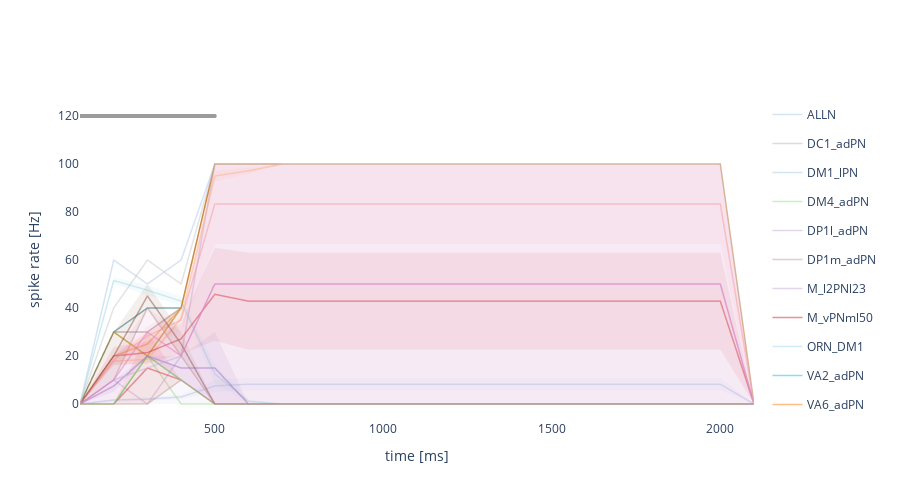

Notebook cell for this chart:
### Markdown cell above
That looks better: sparser activity and it ceases shortly after we stop driving 
the sensory neurons.

### Code cell
# Generate some salient labels (where applicable)
labels = ann_al.set_index("root_id").cell_class.to_dict()
labels.update(
    ann_al[ann_al.hemibrain_type.notnull()]
    .set_index("root_id")
    .hemibrain_type.to_dict()
)

net.set_labels(labels)

_ = net.plot_traces(group=True)

### Figure 1 — Plotly figure (JSON) as saved in the notebook; plotly's stock layout.template omitted (floating-point values rounded to 4 significant figures)
{"data": [{"hoverinfo": "text", "hovertext": "ALLN", "legendgroup": "ALLN", "line": {"color": "rgba(174.0,199.0,232.0,0.5)", "width": 1.5}, "mode": "lines", "name": "ALLN", "type": "scattergl", "x": [100, 200, 300, 400, 500, 600, 700, 800, 900, 1000, 1100, 1200, 1300, 1400, 1500, 1600, 1700, 1800, 1900, 2000, 2100], "y": [0, 1.651, 2.018, 2.936, 7.523, 8.257, 8.257, 8.257, 8.257, 8.257, 8.257, 8.257, 8.257, 8.257, 8.257, 8.257, 8.257, 8.257, 8.257, 8.257, 0]}, {"fill": "toself", "fillcolor": "rgba(174.0,199.0,232.0,0.1)", "hoverinfo": "skip", "legendgroup": "ALLN", "line": {"color": "rgba(255,255,255,0)", "width": 1.5}, "name": "ALLN", "showlegend": false, "type": "scattergl", "x": [100, 200, 300, 400, 500, 600, 700, 800, 900, 1000, 1100, 1200, 1300, 1400, 1500, 1600, 1700, 1800, 1900, 2000, 2100, 2100, 2000, 1900, 1800, 1700, 1600, 1500, 1400, 1300, 1200, 1100, 1000, 900, 800, 700, 600, 500, 400, 300, 200, 100], "y": [0, 2.297, 2.693, 3.878, 10.03, 10.91, 10.91, 10.91, 10.91, 10.91, 10.91, 10.91, 10.91, 10.91, 10.91, 10.91, 10.91, 10.91, 10.91, 10.91, 0, 0, 5.608, 5.608, 5.608, 5.608, 5.608, 5.608, 5.608, 5.608, 5.608, 5.608, 5.608, 5.608, 5.608, 5.608, 5.608, 5.012, 1.993, 1.344, 1.006, 0]}, {"hoverinfo": "text", "hovertext": "DC1_adPN", "legendgroup": "DC1_adPN", "line": {"color": "rgba(197.0,176.0,213.0,0.5)", "width": 1.5}, "mode": "lines", "name": "DC1_adPN", "type": "scattergl", "x": [100, 200, 300, 400, 500, 600, 700, 800, 900, 1000, 1100, 1200, 1300, 1400, 1500, 1600, 1700, 1800, 1900, 2000, 2100], "y": [0, 30, 20, 40, 100, 100, 100, 100, 100, 100, 100, 100, 100, 100, 100, 100, 100, 100, 100, 100, 0]}, {"fill": "toself", "fillcolor": "rgba(197.0,176.0,213.0,0.1)", "hoverinfo": "skip", "legendgroup": "DC1_adPN", "line": {"color": "rgba(255,255,255,0)", "width": 1.5}, "name": "DC1_adPN", "showlegend": false, "type": "scattergl", "x": [100, 200, 300, 400, 500, 600, 700, 800, 900, 1000, 1100, 1200, 1300, 1400, 1500, 1600, 1700, 1800, 1900, 2000, 2100, 2100, 2000, 1900, 1800, 1700, 1600, 1500, 1400, 1300, 1200, 1100, 1000, 900, 800, 700, 600, 500, 400, 300, 200, 100], "y": [null, null, null, null, null, null, null, null, null, null, null, null, null, null, null, null, null, null, null, null, null, null, null, null, null, null, null, null, null, null, null, null, null, null, null, null, null, null, null, null, null, null]}, {"hoverinfo": "text", "hovertext": "DM1_lPN", "legendgroup": "DM1_lPN", "line": {"color": "rgba(174.0,199.0,232.0,0.5)", "width": 1.5}, "mode": "lines", "name": "DM1_lPN", "type": "scattergl", "x": [100, 200, 300, 400, 500, 600, 700, 800, 900, 1000, 1100, 1200, 1300, 1400, 1500, 1600, 1700, 1800, 1900, 2000, 2100], "y": [0, 60, 50, 60, 100, 100, 100, 100, 100, 100, 100, 100, 100, 100, 100, 100, 100, 100, 100, 100, 0]}, {"fill": "toself", "fillcolor": "rgba(174.0,199.0,232.0,0.1)", "hoverinfo": "skip", "legendgroup": "DM1_lPN", "line": {"color": "rgba(255,255,255,0)", "width": 1.5}, "name": "DM1_lPN", "showlegend": false, "type": "scattergl", "x": [100, 200, 300, 400, 500, 600, 700, 800, 900, 1000, 1100, 1200, 1300, 1400, 1500, 1600, 1700, 1800, 1900, 2000, 2100, 2100, 2000, 1900, 1800, 1700, 1600, 1500, 1400, 1300, 1200, 1100, 1000, 900, 800, 700, 600, 500, 400, 300, 200, 100], "y": [null, null, null, null, null, null, null, null, null, null, null, null, null, null, null, null, null, null, null, null, null, null, null, null, null, null, null, null, null, null, null, null, null, null, null, null, null, null, null, null, null, null]}, {"hoverinfo": "text", "hovertext": "DM4_adPN", "legendgroup": "DM4_adPN", "line": {"color": "rgba(152.0,223.0,138.0,0.5)", "width": 1.5}, "mode": "lines", "name": "DM4_adPN", "type": "scattergl", "x": [100, 200, 300, 400, 500, 600, 700, 800, 900, 1000, 1100, 1200, 1300, 1400, 1500, 1600, 1700, 1800, 1900, 2000, 2100], "y": [0, 0, 20, 0, 0, 0, 0, 0, 0, 0, 0, 0, 0, 0, 0, 0, 0, 0, 0, 0, 0]}, {"fill": "toself", "fillcolor": "rgba(152.0,223.0,138.0,0.1)", "hoverinfo": "skip", "legendgroup": "DM4_adPN", "line": {"color": "rgba(255,255,255,0)", "width": 1.5}, "name": "DM4_adPN", "showlegend": false, "type": "scattergl", "x": [100, 200, 300, 400, 500, 600, 700, 800, 900, 1000, 1100, 1200, 1300, 1400, 1500, 1600, 1700, 1800, 1900, 2000, 2100, 2100, 2000, 1900, 1800, 1700, 1600, 1500, 1400, 1300, 1200, 1100, 1000, 900, 800, 700, 600, 500, 400, 300, 200, 100], "y": [null, null, null, null, null, null, null, null, null, null, null, null, null, null, null, null, null, null, null, null, null, null, null, null, null, null, null, null, null, null, null, null, null, null, null, null, null, null, null, null, null, null]}, {"hoverinfo": "text", "hovertext": "DP1l_adPN", "legendgroup": "DP1l_adPN", "line": {"color": "rgba(197.0,176.0,213.0,0.5)", "width": 1.5}, "mode": "lines", "name": "DP1l_adPN", "type": "scattergl", "x": [100, 200, 300, 400, 500, 600, 700, 800, 900, 1000, 1100, 1200, 1300, 1400, 1500, 1600, 1700, 1800, 1900, 2000, 2100], "y": [0, 30, 20, 40, 100, 100, 100, 100, 100, 100, 100, 100, 100, 100, 100, 100, 100, 100, 100, 100, 0]}, {"fill": "toself", "fillcolor": "rgba(197.0,176.0,213.0,0.1)", "hoverinfo": "skip", "legendgroup": "DP1l_adPN", "line": {"color": "rgba(255,255,255,0)", "width": 1.5}, "name": "DP1l_adPN", "showlegend": false, "type": "scattergl", "x": [100, 200, 300, 400, 500, 600, 700, 800, 900, 1000, 1100, 1200, 1300, 1400, 1500, 1600, 1700, 1800, 1900, 2000, 2100, 2100, 2000, 1900, 1800, 1700, 1600, 1500, 1400, 1300, 1200, 1100, 1000, 900, 800, 700, 600, 500, 400, 300, 200, 100], "y": [null, null, null, null, null, null, null, null, null, null, null, null, null, null, null, null, null, null, null, null, null, null, null, null, null, null, null, null, null, null, null, null, null, null, null, null, null, null, null, null, null, null]}, {"hoverinfo": "text", "hovertext": "DP1m_adPN", "legendgroup": "DP1m_adPN", "line": {"color": "rgba(196.0,156.0,148.0,0.5)", "width": 1.5}, "mode": "lines", "name": "DP1m_adPN", "type": "scattergl", "x": [100, 200, 300, 400, 500, 600, 700, 800, 900, 1000, 1100, 1200, 1300, 1400, 1500, 1600, 1700, 1800, 1900, 2000, 2100], "y": [0, 10, 40, 20, 0, 0, 0, 0, 0, 0, 0, 0, 0, 0, 0, 0, 0, 0, 0, 0, 0]}, {"fill": "toself", "fillcolor": "rgba(196.0,156.0,148.0,0.1)", "hoverinfo": "skip", "legendgroup": "DP1m_adPN", "line": {"color": "rgba(255,255,255,0)", "width": 1.5}, "name": "DP1m_adPN", "showlegend": false, "type": "scattergl", "x": [100, 200, 300, 400, 500, 600, 700, 800, 900, 1000, 1100, 1200, 1300, 1400, 1500, 1600, 1700, 1800, 1900, 2000, 2100, 2100, 2000, 1900, 1800, 1700, 1600, 1500, 1400, 1300, 1200, 1100, 1000, 900, 800, 700, 600, 500, 400, 300, 200, 100], "y": [null, null, null, null, null, null, null, null, null, null, null, null, null, null, null, null, null, null, null, null, null, null, null, null, null, null, null, null, null, null, null, null, null, null, null, null, null, null, null, null, null, null]}, {"hoverinfo": "text", "hovertext": "M_l2PNl23", "legendgroup": "M_l2PNl23", "line": {"color": "rgba(197.0,176.0,213.0,0.5)", "width": 1.5}, "mode": "lines", "name": "M_l2PNl23", "type": "scattergl", "x": [100, 200, 300, 400, 500, 600, 700, 800, 900, 1000, 1100, 1200, 1300, 1400, 1500, 1600, 1700, 1800, 1900, 2000, 2100], "y": [0, 10, 0, 20, 100, 100, 100, 100, 100, 100, 100, 100, 100, 100, 100, 100, 100, 100, 100, 100, 0]}, {"fill": "toself", "fillcolor": "rgba(197.0,176.0,213.0,0.1)", "hoverinfo": "skip", "legendgroup": "M_l2PNl23", "line": {"color": "rgba(255,255,255,0)", "width": 1.5}, "name": "M_l2PNl23", "showlegend": false, "type": "scattergl", "x": [100, 200, 300, 400, 500, 600, 700, 800, 900, 1000, 1100, 1200, 1300, 1400, 1500, 1600, 1700, 1800, 1900, 2000, 2100, 2100, 2000, 1900, 1800, 1700, 1600, 1500, 1400, 1300, 1200, 1100, 1000, 900, 800, 700, 600, 500, 400, 300, 200, 100], "y": [null, null, null, null, null, null, null, null, null, null, null, null, null, null, null, null, null, null, null, null, null, null, null, null, null, null, null, null, null, null, null, null, null, null, null, null, null, null, null, null, null, null]}, {"hoverinfo": "text", "hovertext": "M_vPNml50", "legendgroup": "M_vPNml50", "line": {"color": "rgba(214.0,39.0,40.0,0.5)", "width": 1.5}, "mode": "lines", "name": "M_vPNml50", "type": "scattergl", "x": [100, 200, 300, 400, 500, 600, 700, 800, 900, 1000, 1100, 1200, 1300, 1400, 1500, 1600, 1700, 1800, 1900, 2000, 2100], "y": [0, 0, 15, 10, 0, 0, 0, 0, 0, 0, 0, 0, 0, 0, 0, 0, 0, 0, 0, 0, 0]}, {"fill": "toself", "fillcolor": "rgba(214.0,39.0,40.0,0.1)", "hoverinfo": "skip", "legendgroup": "M_vPNml50", "line": {"color": "rgba(255,255,255,0)", "width": 1.5}, "name": "M_vPNml50", "showlegend": false, "type": "scattergl", "x": [100, 200, 300, 400, 500, 600, 700, 800, 900, 1000, 1100, 1200, 1300, 1400, 1500, 1600, 1700, 1800, 1900, 2000, 2100, 2100, 2000, 1900, 1800, 1700, 1600, 1500, 1400, 1300, 1200, 1100, 1000, 900, 800, 700, 600, 500, 400, 300, 200, 100], "y": [0, 0, 30, 10, 0, 0, 0, 0, 0, 0, 0, 0, 0, 0, 0, 0, 0, 0, 0, 0, 0, 0, 0, 0, 0, 0, 0, 0, 0, 0, 0, 0, 0, 0, 0, 0, 0, 0, 10, 0, 0, 0]}, {"hoverinfo": "text", "hovertext": "ORN_DM1", "legendgroup": "ORN_DM1", "line": {"color": "rgba(158.0,218.0,229.0,0.5)", "width": 1.5}, "mode": "lines", "name": "ORN_DM1", "type": "scattergl", "x": [100, 200, 300, 400, 500, 600, 700, 800, 900, 1000, 1100, 1200, 1300, 1400, 1500, 1600, 1700, 1800, 1900, 2000, 2100], "y": [0, 51.43, 47.43, 42.86, 12.57, 1.143, 0, 0, 0, 0, 0, 0, 0, 0, 0, 0, 0, 0, 0, 0, 0]}, {"fill": "toself", "fillcolor": "rgba(158.0,218.0,229.0,0.1)", "hoverinfo": "skip", "legendgroup": "ORN_DM1", "line": {"color": "rgba(255,255,255,0)", "width": 1.5}, "name": "ORN_DM1", "showlegend": false, "type": "scattergl", "x": [100, 200, 300, 400, 500, 600, 700, 800, 900, 1000, 1100, 1200, 1300, 1400, 1500, 1600, 1700, 1800, 1900, 2000, 2100, 2100, 2000, 1900, 1800, 1700, 1600, 1500, 1400, 1300, 1200, 1100, 1000, 900, 800, 700, 600, 500, 400, 300, 200, 100], "y": [0, 52.86, 49.49, 44.76, 16.55, 1.825, 0, 0, 0, 0, 0, 0, 0, 0, 0, 0, 0, 0, 0, 0, 0, 0, 0, 0, 0, 0, 0, 0, 0, 0, 0, 0, 0, 0, 0, 0, 0.4604, 8.589, 40.95, 45.36, 50, 0]}, {"hoverinfo": "text", "hovertext": "VA2_adPN", "legendgroup": "VA2_adPN", "line": {"color": "rgba(23.0,190.0,207.0,0.5)", "width": 1.5}, "mode": "lines", "name": "VA2_adPN", "type": "scattergl", "x": [100, 200, 300, 400, 500, 600, 700, 800, 900, 1000, 1100, 1200, 1300, 1400, 1500, 1600, 1700, 1800, 1900, 2000, 2100], "y": [0, 30, 40, 40, 100, 100, 100, 100, 100, 100, 100, 100, 100, 100, 100, 100, 100, 100, 100, 100, 0]}, {"fill": "toself", "fillcolor": "rgba(23.0,190.0,207.0,0.1)", "hoverinfo": "skip", "legendgroup": "VA2_adPN", "line": {"color": "rgba(255,255,255,0)", "width": 1.5}, "name": "VA2_adPN", "showlegend": false, "type": "scattergl", "x": [100, 200, 300, 400, 500, 600, 700, 800, 900, 1000, 1100, 1200, 1300, 1400, 1500, 1600, 1700, 1800, 1900, 2000, 2100, 2100, 2000, 1900, 1800, 1700, 1600, 1500, 1400, 1300, 1200, 1100, 1000, 900, 800, 700, 600, 500, 400, 300, 200, 100], "y": [null, null, null, null, null, null, null, null, null, null, null, null, null, null, null, null, null, null, null, null, null, null, null, null, null, null, null, null, null, null, null, null, null, null, null, null, null, null, null, null, null, null]}, {"hoverinfo": "text", "hovertext": "VA6_adPN", "legendgroup": "VA6_adPN", "line": {"color": "rgba(255.0,127.0,14.0,0.5)", "width": 1.5}, "mode": "lines", "name": "VA6_adPN", "type": "scattergl", "x": [100, 200, 300, 400, 500, 600, 700, 800, 900, 1000, 1100, 1200, 1300, 1400, 1500, 1600, 1700, 1800, 1900, 2000, 2100], "y": [0, 30, 20, 40, 100, 100, 100, 100, 100, 100, 100, 100, 100, 100, 100, 100, 100, 100, 100, 100, 0]}, {"fill": "toself", "fillcolor": "rgba(255.0,127.0,14.0,0.1)", "hoverinfo": "skip", "legendgroup": "VA6_adPN", "line": {"color": "rgba(255,255,255,0)", "width": 1.5}, "name": "VA6_adPN", "showlegend": false, "type": "scattergl", "x": [100, 200, 300, 400, 500, 600, 700, 800, 900, 1000, 1100, 1200, 1300, 1400, 1500, 1600, 1700, 1800, 1900, 2000, 2100, 2100, 2000, 1900, 1800, 1700, 1600, 1500, 1400, 1300, 1200, 1100, 1000, 900, 800, 700, 600, 500, 400, 300, 200, 100], "y": [null, null, null, null, null, null, null, null, null, null, null, null, null, null, null, null, null, null, null, null, null, null, null, null, null, null, null, null, null, null, null, null, null, null, null, null, null, null, null, null, null, null]}, {"hoverinfo": "text", "hovertext": "VL2a_adPN", "legendgroup": "VL2a_adPN", "line": {"color": "rgba(127.0,127.0,127.0,0.5)", "width": 1.5}, "mode": "lines", "name": "VL2a_adPN", "type": "scattergl", "x": [100, 200, 300, 400, 500, 600, 700, 800, 900, 1000, 1100, 1200, 1300, 1400, 1500, 1600, 1700, 1800, 1900, 2000, 2100], "y": [0, 30, 30, 40, 100, 100, 100, 100, 100, 100, 100, 100, 100, 100, 100, 100, 100, 100, 100, 100, 0]}, {"fill": "toself", "fillcolor": "rgba(127.0,127.0,127.0,0.1)", "hoverinfo": "skip", "legendgroup": "VL2a_adPN", "line": {"color": "rgba(255,255,255,0)", "width": 1.5}, "name": "VL2a_adPN", "showlegend": false, "type": "scattergl", "x": [100, 200, 300, 400, 500, 600, 700, 800, 900, 1000, 1100, 1200, 1300, 1400, 1500, 1600, 1700, 1800, 1900, 2000, 2100, 2100, 2000, 1900, 1800, 1700, 1600, 1500, 1400, 1300, 1200, 1100, 1000, 900, 800, 700, 600, 500, 400, 300, 200, 100], "y": [null, null, null, null, null, null, null, null, null, null, null, null, null, null, null, null, null, null, null, null, null, null, null, null, null, null, null, null, null, null, null, null, null, null, null, null, null, null, null, null, null, null]}, {"hoverinfo": "text", "hovertext": "VL2p_adPN", "legendgroup": "VL2p_adPN", "line": {"color": "rgba(188.0,189.0,34.0,0.5)", "width": 1.5}, "mode": "lines", "name": "VL2p_adPN", "type": "scattergl", "x": [100, 200, 300, 400, 500, 600, 700, 800, 900, 1000, 1100, 1200, 1300, 1400, 1500, 1600, 1700, 1800, 1900, 2000, 2100], "y": [0, 30, 20, 40, 100, 100, 100, 100, 100, 100, 100, 100, 100, 100, 100, 100, 100, 100, 100, 100, 0]}, {"fill": "toself", "fillcolor": "rgba(188.0,189.0,34.0,0.1)", "hoverinfo": "skip", "legendgroup": "VL2p_adPN", "line": {"color": "rgba(255,255,255,0)", "width": 1.5}, "name": "VL2p_adPN", "showlegend": false, "type": "scattergl", "x": [100, 200, 300, 400, 500, 600, 700, 800, 900, 1000, 1100, 1200, 1300, 1400, 1500, 1600, 1700, 1800, 1900, 2000, 2100, 2100, 2000, 1900, 1800, 1700, 1600, 1500, 1400, 1300, 1200, 1100, 1000, 900, 800, 700, 600, 500, 400, 300, 200, 100], "y": [null, null, null, null, null, null, null, null, null, null, null, null, null, null, null, null, null, null, null, null, null, null, null, null, null, null, null, null, null, null, null, null, null, null, null, null, null, null, null, null, null, null]}, {"hoverinfo": "text", "hovertext": "il3LN6", "legendgroup": "il3LN6", "line": {"color": "rgba(127.0,127.0,127.0,0.5)", "width": 1.5}, "mode": "lines", "name": "il3LN6", "type": "scattergl", "x": [100, 200, 300, 400, 500, 600, 700, 800, 900, 1000, 1100, 1200, 1300, 1400, 1500, 1600, 1700, 1800, 1900, 2000, 2100], "y": [0, 30, 40, 40, 100, 100, 100, 100, 100, 100, 100, 100, 100, 100, 100, 100, 100, 100, 100, 100, 0]}, {"fill": "toself", "fillcolor": "rgba(127.0,127.0,127.0,0.1)", "hoverinfo": "skip", "legendgroup": "il3LN6", "line": {"color": "rgba(255,255,255,0)", "width": 1.5}, "name": "il3LN6", "showlegend": false, "type": "scattergl", "x": [100, 200, 300, 400, 500, 600, 700, 800, 900, 1000, 1100, 1200, 1300, 1400, 1500, 1600, 1700, 1800, 1900, 2000, 2100, 2100, 2000, 1900, 1800, 1700, 1600, 1500, 1400, 1300, 1200, 1100, 1000, 900, 800, 700, 600, 500, 400, 300, 200, 100], "y": [null, null, null, null, null, null, null, null, null, null, null, null, null, null, null, null, null, null, null, null, null, null, null, null, null, null, null, null, null, null, null, null, null, null, null, null, null, null, null, null, null, null]}, {"hoverinfo": "text", "hovertext": "lLN1_a", "legendgroup": "lLN1_a", "line": {"color": "rgba(255.0,127.0,14.0,0.5)", "width": 1.5}, "mode": "lines", "name": "lLN1_a", "type": "scattergl", "x": [100, 200, 300, 400, 500, 600, 700, 800, 900, 1000, 1100, 1200, 1300, 1400, 1500, 1600, 1700, 1800, 1900, 2000, 2100], "y": [0, 20, 25, 40, 100, 100, 100, 100, 100, 100, 100, 100, 100, 100, 100, 100, 100, 100, 100, 100, 0]}, {"fill": "toself", "fillcolor": "rgba(255.0,127.0,14.0,0.1)", "hoverinfo": "skip", "legendgroup": "lLN1_a", "line": {"color": "rgba(255,255,255,0)", "width": 1.5}, "name": "lLN1_a", "showlegend": false, "type": "scattergl", "x": [100, 200, 300, 400, 500, 600, 700, 800, 900, 1000, 1100, 1200, 1300, 1400, 1500, 1600, 1700, 1800, 1900, 2000, 2100, 2100, 2000, 1900, 1800, 1700, 1600, 1500, 1400, 1300, 1200, 1100, 1000, 900, 800, 700, 600, 500, 400, 300, 200, 100], "y": [0, 20, 30, 40, 100, 100, 100, 100, 100, 100, 100, 100, 100, 100, 100, 100, 100, 100, 100, 100, 0, 0, 100, 100, 100, 100, 100, 100, 100, 100, 100, 100, 100, 100, 100, 100, 100, 100, 40, 20, 20, 0]}, {"hoverinfo": "text", "hovertext": "lLN1_b,lLN1_c", "legendgroup": "lLN1_b,lLN1_c", "line": {"color": "rgba(255.0,187.0,120.0,0.5)", "width": 1.5}, "mode": "lines", "name": "lLN1_b,lLN1_c", "type": "scattergl", "x": [100, 200, 300, 400, 500, 600, 700, 800, 900, 1000, 1100, 1200, 1300, 1400, 1500, 1600, 1700, 1800, 1900, 2000, 2100], "y": [0, 17.86, 18.57, 35.71, 95, 97.14, 100, 100, 100, 100, 100, 100, 100, 100, 100, 100, 100, 100, 100, 100, 0]}, {"fill": "toself", "fillcolor": "rgba(255.0,187.0,120.0,0.1)", "hoverinfo": "skip", "legendgroup": "lLN1_b,lLN1_c", "line": {"color": "rgba(255,255,255,0)", "width": 1.5}, "name": "lLN1_b,lLN1_c", "showlegend": false, "type": "scattergl", "x": [100, 200, 300, 400, 500, 600, 700, 800, 900, 1000, 1100, 1200, 1300, 1400, 1500, 1600, 1700, 1800, 1900, 2000, 2100, 2100, 2000, 1900, 1800, 1700, 1600, 1500, 1400, 1300, 1200, 1100, 1000, 900, 800, 700, 600, 500, 400, 300, 200, 100], "y": [0, 19.73, 20, 37.09, 97.28, 98.4, 100, 100, 100, 100, 100, 100, 100, 100, 100, 100, 100, 100, 100, 100, 0, 0, 100, 100, 100, 100, 100, 100, 100, 100, 100, 100, 100, 100, 100, 100, 95.89, 92.72, 34.34, 17.14, 15.99, 0]}, {"hoverinfo": "text", "hovertext": "lLN2F_a", "legendgroup": "lLN2F_a", "line": {"color": "rgba(44.0,160.0,44.0,0.5)", "width": 1.5}, "mode": "lines", "name": "lLN2F_a", "type": "scattergl", "x": [100, 200, 300, 400, 500, 600, 700, 800, 900, 1000, 1100, 1200, 1300, 1400, 1500, 1600, 1700, 1800, 1900, 2000, 2100], "y": [0, 0, 20, 10, 0, 0, 0, 0, 0, 0, 0, 0, 0, 0, 0, 0, 0, 0, 0, 0, 0]}, {"fill": "toself", "fillcolor": "rgba(44.0,160.0,44.0,0.1)", "hoverinfo": "skip", "legendgroup": "lLN2F_a", "line": {"color": "rgba(255,255,255,0)", "width": 1.5}, "name": "lLN2F_a", "showlegend": false, "type": "scattergl", "x": [100, 200, 300, 400, 500, 600, 700, 800, 900, 1000, 1100, 1200, 1300, 1400, 1500, 1600, 1700, 1800, 1900, 2000, 2100, 2100, 2000, 1900, 1800, 1700, 1600, 1500, 1400, 1300, 1200, 1100, 1000, 900, 800, 700, 600, 500, 400, 300, 200, 100], "y": [0, 0, 20, 10, 0, 0, 0, 0, 0, 0, 0, 0, 0, 0, 0, 0, 0, 0, 0, 0, 0, 0, 0, 0, 0, 0, 0, 0, 0, 0, 0, 0, 0, 0, 0, 0, 0, 0, 10, 20, 0, 0]}, {"hoverinfo": "text", "hovertext": "lLN2F_b", "legendgroup": "lLN2F_b", "line": {"color": "rgba(152.0,223.0,138.0,0.5)", "width": 1.5}, "mode": "lines", "name": "lLN2F_b", "type": "scattergl", "x": [100, 200, 300, 400, 500, 600, 700, 800, 900, 1000, 1100, 1200, 1300, 1400, 1500, 1600, 1700, 1800, 1900, 2000, 2100], "y": [0, 0, 20, 10, 0, 0, 0, 0, 0, 0, 0, 0, 0, 0, 0, 0, 0, 0, 0, 0, 0]}, {"fill": "toself", "fillcolor": "rgba(152.0,223.0,138.0,0.1)", "hoverinfo": "skip", "legendgroup": "lLN2F_b", "line": {"color": "rgba(255,255,255,0)", "width": 1.5}, "name": "lLN2F_b", "showlegend": false, "type": "scattergl", "x": [100, 200, 300, 400, 500, 600, 700, 800, 900, 1000, 1100, 1200, 1300, 1400, 1500, 1600, 1700, 1800, 1900, 2000, 2100, 2100, 2000, 1900, 1800, 1700, 1600, 1500, 1400, 1300, 1200, 1100, 1000, 900, 800, 700, 600, 500, 400, 300, 200, 100], "y": [0, 0, 20, 10, 0, 0, 0, 0, 0, 0, 0, 0, 0, 0, 0, 0, 0, 0, 0, 0, 0, 0, 0, 0, 0, 0, 0, 0, 0, 0, 0, 0, 0, 0, 0, 0, 0, 0, 10, 20, 0, 0]}, {"hoverinfo": "text", "hovertext": "lLN2P_a", "legendgroup": "lLN2P_a", "line": {"color": "rgba(214.0,39.0,40.0,0.5)", "width": 1.5}, "mode": "lines", "name": "lLN2P_a", "type": "scattergl", "x": [100, 200, 300, 400, 500, 600, 700, 800, 900, 1000, 1100, 1200, 1300, 1400, 1500, 1600, 1700, 1800, 1900, 2000, 2100], "y": [0, 20, 21.43, 27.14, 45.71, 42.86, 42.86, 42.86, 42.86, 42.86, 42.86, 42.86, 42.86, 42.86, 42.86, 42.86, 42.86, 42.86, 42.86, 42.86, 0]}, {"fill": "toself", "fillcolor": "rgba(214.0,39.0,40.0,0.1)", "hoverinfo": "skip", "legendgroup": "lLN2P_a", "line": {"color": "rgba(255,255,255,0)", "width": 1.5}, "name": "lLN2P_a", "showlegend": false, "type": "scattergl", "x": [100, 200, 300, 400, 500, 600, 700, 800, 900, 1000, 1100, 1200, 1300, 1400, 1500, 1600, 1700, 1800, 1900, 2000, 2100, 2100, 2000, 1900, 1800, 1700, 1600, 1500, 1400, 1300, 1200, 1100, 1000, 900, 800, 700, 600, 500, 400, 300, 200, 100], "y": [0, 23.78, 26.02, 33.58, 65.09, 63.06, 63.06, 63.06, 63.06, 63.06, 63.06, 63.06, 63.06, 63.06, 63.06, 63.06, 63.06, 63.06, 63.06, 63.06, 0, 0, 22.65, 22.65, 22.65, 22.65, 22.65, 22.65, 22.65, 22.65, 22.65, 22.65, 22.65, 22.65, 22.65, 22.65, 22.65, 26.34, 20.7, 16.84, 16.22, 0]}, {"hoverinfo": "text", "hovertext": "lLN2P_b", "legendgroup": "lLN2P_b", "line": {"color": "rgba(255.0,152.0,150.0,0.5)", "width": 1.5}, "mode": "lines", "name": "lLN2P_b", "type": "scattergl", "x": [100, 200, 300, 400, 500, 600, 700, 800, 900, 1000, 1100, 1200, 1300, 1400, 1500, 1600, 1700, 1800, 1900, 2000, 2100], "y": [0, 18.33, 28.33, 35, 83.33, 83.33, 83.33, 83.33, 83.33, 83.33, 83.33, 83.33, 83.33, 83.33, 83.33, 83.33, 83.33, 83.33, 83.33, 83.33, 0]}, {"fill": "toself", "fillcolor": "rgba(255.0,152.0,150.0,0.1)", "hoverinfo": "skip", "legendgroup": "lLN2P_b", "line": {"color": "rgba(255,255,255,0)", "width": 1.5}, "name": "lLN2P_b", "showlegend": false, "type": "scattergl", "x": [100, 200, 300, 400, 500, 600, 700, 800, 900, 1000, 1100, 1200, 1300, 1400, 1500, 1600, 1700, 1800, 1900, 2000, 2100, 2100, 2000, 1900, 1800, 1700, 1600, 1500, 1400, 1300, 1200, 1100, 1000, 900, 800, 700, 600, 500, 400, 300, 200, 100], "y": [0, 20, 32.35, 40, 100, 100, 100, 100, 100, 100, 100, 100, 100, 100, 100, 100, 100, 100, 100, 100, 0, 0, 66.67, 66.67, 66.67, 66.67, 66.67, 66.67, 66.67, 66.67, 66.67, 66.67, 66.67, 66.67, 66.67, 66.67, 66.67, 66.67, 30, 24.32, 16.67, 0]}, {"hoverinfo": "text", "hovertext": "lLN2P_c", "legendgroup": "lLN2P_c", "line": {"color": "rgba(148.0,103.0,189.0,0.5)", "width": 1.5}, "mode": "lines", "name": "lLN2P_c", "type": "scattergl", "x": [100, 200, 300, 400, 500, 600, 700, 800, 900, 1000, 1100, 1200, 1300, 1400, 1500, 1600, 1700, 1800, 1900, 2000, 2100], "y": [0, 7.5, 20, 15, 15, 0, 0, 0, 0, 0, 0, 0, 0, 0, 0, 0, 0, 0, 0, 0, 0]}, {"fill": "toself", "fillcolor": "rgba(148.0,103.0,189.0,0.1)", "hoverinfo": "skip", "legendgroup": "lLN2P_c", "line": {"color": "rgba(255,255,255,0)", "width": 1.5}, "name": "lLN2P_c", "showlegend": false, "type": "scattergl", "x": [100, 200, 300, 400, 500, 600, 700, 800, 900, 1000, 1100, 1200, 1300, 1400, 1500, 1600, 1700, 1800, 1900, 2000, 2100, 2100, 2000, 1900, 1800, 1700, 1600, 1500, 1400, 1300, 1200, 1100, 1000, 900, 800, 700, 600, 500, 400, 300, 200, 100], "y": [0, 10, 20, 20, 30, 0, 0, 0, 0, 0, 0, 0, 0, 0, 0, 0, 0, 0, 0, 0, 0, 0, 0, 0, 0, 0, 0, 0, 0, 0, 0, 0, 0, 0, 0, 0, 0, 0, 10, 20, 5, 0]}, {"hoverinfo": "text", "hovertext": "lLN2T_b", "legendgroup": "lLN2T_b", "line": {"color": "rgba(197.0,176.0,213.0,0.5)", "width": 1.5}, "mode": "lines", "name": "lLN2T_b", "type": "scattergl", "x": [100, 200, 300, 400, 500, 600, 700, 800, 900, 1000, 1100, 1200, 1300, 1400, 1500, 1600, 1700, 1800, 1900, 2000, 2100], "y": [0, 10, 15, 20, 50, 50, 50, 50, 50, 50, 50, 50, 50, 50, 50, 50, 50, 50, 50, 50, 0]}, {"fill": "toself", "fillcolor": "rgba(197.0,176.0,213.0,0.1)", "hoverinfo": "skip", "legendgroup": "lLN2T_b", "line": {"color": "rgba(255,255,255,0)", "width": 1.5}, "name": "lLN2T_b", "showlegend": false, "type": "scattergl", "x": [100, 200, 300, 400, 500, 600, 700, 800, 900, 1000, 1100, 1200, 1300, 1400, 1500, 1600, 1700, 1800, 1900, 2000, 2100, 2100, 2000, 1900, 1800, 1700, 1600, 1500, 1400, 1300, 1200, 1100, 1000, 900, 800, 700, 600, 500, 400, 300, 200, 100], "y": [0, 20, 30, 40, 100, 100, 100, 100, 100, 100, 100, 100, 100, 100, 100, 100, 100, 100, 100, 100, 0, 0, 0, 0, 0, 0, 0, 0, 0, 0, 0, 0, 0, 0, 0, 0, 0, 0, 0, 0, 0, 0]}, {"hoverinfo": "text", "hovertext": "lLN2T_c", "legendgroup": "lLN2T_c", "line": {"color": "rgba(140.0,86.0,75.0,0.5)", "width": 1.5}, "mode": "lines", "name": "lLN2T_c", "type": "scattergl", "x": [100, 200, 300, 400, 500, 600, 700, 800, 900, 1000, 1100, 1200, 1300, 1400, 1500, 1600, 1700, 1800, 1900, 2000, 2100], "y": [0, 20, 45, 25, 0, 0, 0, 0, 0, 0, 0, 0, 0, 0, 0, 0, 0, 0, 0, 0, 0]}, {"fill": "toself", "fillcolor": "rgba(140.0,86.0,75.0,0.1)", "hoverinfo": "skip", "legendgroup": "lLN2T_c", "line": {"color": "rgba(255,255,255,0)", "width": 1.5}, "name": "lLN2T_c", "showlegend": false, "type": "scattergl", "x": [100, 200, 300, 400, 500, 600, 700, 800, 900, 1000, 1100, 1200, 1300, 1400, 1500, 1600, 1700, 1800, 1900, 2000, 2100, 2100, 2000, 1900, 1800, 1700, 1600, 1500, 1400, 1300, 1200, 1100, 1000, 900, 800, 700, 600, 500, 400, 300, 200, 100], "y": [0, 30, 50, 30, 0, 0, 0, 0, 0, 0, 0, 0, 0, 0, 0, 0, 0, 0, 0, 0, 0, 0, 0, 0, 0, 0, 0, 0, 0, 0, 0, 0, 0, 0, 0, 0, 0, 0, 20, 40, 10, 0]}, {"hoverinfo": "text", "hovertext": "lLN2T_d", "legendgroup": "lLN2T_d", "line": {"color": "rgba(196.0,156.0,148.0,0.5)", "width": 1.5}, "mode": "lines", "name": "lLN2T_d", "type": "scattergl", "x": [100, 200, 300, 400, 500, 600, 700, 800, 900, 1000, 1100, 1200, 1300, 1400, 1500, 1600, 1700, 1800, 1900, 2000, 2100], "y": [0, 0, 0, 10, 0, 0, 0, 0, 0, 0, 0, 0, 0, 0, 0, 0, 0, 0, 0, 0, 0]}, {"fill": "toself", "fillcolor": "rgba(196.0,156.0,148.0,0.1)", "hoverinfo": "skip", "legendgroup": "lLN2T_d", "line": {"color": "rgba(255,255,255,0)", "width": 1.5}, "name": "lLN2T_d", "showlegend": false, "type": "scattergl", "x": [100, 200, 300, 400, 500, 600, 700, 800, 900, 1000, 1100, 1200, 1300, 1400, 1500, 1600, 1700, 1800, 1900, 2000, 2100, 2100, 2000, 1900, 1800, 1700, 1600, 1500, 1400, 1300, 1200, 1100, 1000, 900, 800, 700, 600, 500, 400, 300, 200, 100], "y": [0, 0, 0, 10, 0, 0, 0, 0, 0, 0, 0, 0, 0, 0, 0, 0, 0, 0, 0, 0, 0, 0, 0, 0, 0, 0, 0, 0, 0, 0, 0, 0, 0, 0, 0, 0, 0, 0, 10, 0, 0, 0]}, {"hoverinfo": "text", "hovertext": "lLN2T_e", "legendgroup": "lLN2T_e", "line": {"color": "rgba(227.0,119.0,194.0,0.5)", "width": 1.5}, "mode": "lines", "name": "lLN2T_e", "type": "scattergl", "x": [100, 200, 300, 400, 500, 600, 700, 800, 900, 1000, 1100, 1200, 1300, 1400, 1500, 1600, 1700, 1800, 1900, 2000, 2100], "y": [0, 10, 30, 20, 50, 50, 50, 50, 50, 50, 50, 50, 50, 50, 50, 50, 50, 50, 50, 50, 0]}, {"fill": "toself", "fillcolor": "rgba(227.0,119.0,194.0,0.1)", "hoverinfo": "skip", "legendgroup": "lLN2T_e", "line": {"color": "rgba(255,255,255,0)", "width": 1.5}, "name": "lLN2T_e", "showlegend": false, "type": "scattergl", "x": [100, 200, 300, 400, 500, 600, 700, 800, 900, 1000, 1100, 1200, 1300, 1400, 1500, 1600, 1700, 1800, 1900, 2000, 2100, 2100, 2000, 1900, 1800, 1700, 1600, 1500, 1400, 1300, 1200, 1100, 1000, 900, 800, 700, 600, 500, 400, 300, 200, 100], "y": [0, 20, 40, 30, 100, 100, 100, 100, 100, 100, 100, 100, 100, 100, 100, 100, 100, 100, 100, 100, 0, 0, 0, 0, 0, 0, 0, 0, 0, 0, 0, 0, 0, 0, 0, 0, 0, 0, 10, 20, 0, 0]}, {"hoverinfo": "text", "hovertext": "v2LN30", "legendgroup": "v2LN30", "line": {"color": "rgba(199.0,199.0,199.0,0.5)", "width": 1.5}, "mode": "lines", "name": "v2LN30", "type": "scattergl", "x": [100, 200, 300, 400, 500, 600, 700, 800, 900, 1000, 1100, 1200, 1300, 1400, 1500, 1600, 1700, 1800, 1900, 2000, 2100], "y": [0, 40, 60, 50, 100, 100, 100, 100, 100, 100, 100, 100, 100, 100, 100, 100, 100, 100, 100, 100, 0]}, {"fill": "toself", "fillcolor": "rgba(199.0,199.0,199.0,0.1)", "hoverinfo": "skip", "legendgroup": "v2LN30", "line": {"color": "rgba(255,255,255,0)", "width": 1.5}, "name": "v2LN30", "showlegend": false, "type": "scattergl", "x": [100, 200, 300, 400, 500, 600, 700, 800, 900, 1000, 1100, 1200, 1300, 1400, 1500, 1600, 1700, 1800, 1900, 2000, 2100, 2100, 2000, 1900, 1800, 1700, 1600, 1500, 1400, 1300, 1200, 1100, 1000, 900, 800, 700, 600, 500, 400, 300, 200, 100], "y": [null, null, null, null, null, null, null, null, null, null, null, null, null, null, null, null, null, null, null, null, null, null, null, null, null, null, null, null, null, null, null, null, null, null, null, null, null, null, null, null, null, null]}, {"hoverinfo": "text", "line": {"color": "rgb(155,155,155)", "width": 4}, "mode": "lines", "showlegend": false, "type": "scattergl", "x": [100, 500], "y": [120, 120]}], "layout": {"height": 500, "paper_bgcolor": "rgba(0,0,0,0)", "plot_bgcolor": "rgba(0,0,0,0)", "xaxis": {"gridwidth": 0.25, "showgrid": false, "title": {"text": "time [ms]"}}, "yaxis": {"gridwidth": 0.25, "showgrid": false, "title": {"text": "spike rate [Hz]"}}}}
